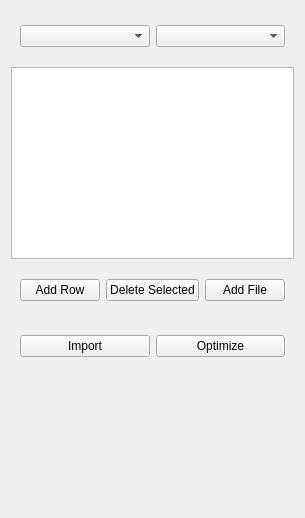
              <widget class="QWidget" name="tab_17">
               <attribute name="title">
                <string>Cell parameter</string>
               </attribute>
               <layout class="QVBoxLayout" name="verticalLayout_55">
                <item>
                 <widget class="QFrame" name="frame_4">
                  <property name="minimumSize">
                   <size>
                    <width>0</width>
                    <height>50</height>
                   </size>
                  </property>
                  <property name="maximumSize">
                   <size>
                    <width>16777215</width>
                    <height>50</height>
                   </size>
                  </property>
                  <property name="frameShape">
                   <enum>QFrame::NoFrame</enum>
                  </property>
                  <property name="frameShadow">
                   <enum>QFrame::Raised</enum>
                  </property>
                  <layout class="QHBoxLayout" name="horizontalLayout_10">
                   <item>
                    <widget class="QComboBox" name="FormActionsPostComboCellParam"/>
                   </item>
                   <item>
                    <widget class="QComboBox" name="FormActionsPostComboCellParamX"/>
                   </item>
                  </layout>
                 </widget>
                </item>
                <item>
                 <widget class="QTableWidget" name="FormActionsPostTableCellParam">
                  <property name="minimumSize">
                   <size>
                    <width>0</width>
                    <height>100</height>
                   </size>
                  </property>
                 </widget>
                </item>
                <item>
                 <widget class="QFrame" name="frame">
                  <property name="minimumSize">
                   <size>
                    <width>0</width>
                    <height>50</height>
                   </size>
                  </property>
                  <property name="maximumSize">
                   <size>
                    <width>16777215</width>
                    <height>50</height>
                   </size>
                  </property>
                  <property name="frameShape">
                   <enum>QFrame::NoFrame</enum>
                  </property>
                  <property name="frameShadow">
                   <enum>QFrame::Raised</enum>
                  </property>
                  <layout class="QHBoxLayout" name="horizontalLayout_15">
                   <property name="topMargin">
                    <number>2</number>
                   </property>
                   <property name="bottomMargin">
                    <number>2</number>
                   </property>
                   <item>
                    <widget class="QPushButton" name="FormActionsPostButAddRowCellParam">
                     <property name="text">
                      <string>Add Row</string>
                     </property>
                    </widget>
                   </item>
                   <item>
                    <widget class="QPushButton" name="FormActionsPostButDeleteRowCellParam">
                     <property name="text">
                      <string>Delete Selected</string>
                     </property>
                    </widget>
                   </item>
                   <item>
                    <widget class="QPushButton" name="FormActionsPostButPlusCellParam">
                     <property name="styleSheet">
                      <string notr="true"/>
                     </property>
                     <property name="text">
                      <string>Add File</string>
                     </property>
                    </widget>
                   </item>
                  </layout>
                 </widget>
                </item>
                <item>
                 <widget class="QFrame" name="frame_21">
                  <property name="minimumSize">
                   <size>
                    <width>0</width>
                    <height>50</height>
                   </size>
                  </property>
                  <property name="maximumSize">
                   <size>
                    <width>16777215</width>
                    <height>50</height>
                   </size>
                  </property>
                  <property name="frameShape">
                   <enum>QFrame::NoFrame</enum>
                  </property>
                  <property name="frameShadow">
                   <enum>QFrame::Raised</enum>
                  </property>
                  <layout class="QHBoxLayout" name="horizontalLayout_16">
                   <property name="topMargin">
                    <number>2</number>
                   </property>
                   <property name="bottomMargin">
                    <number>2</number>
                   </property>
                   <item>
                    <widget class="QPushButton" name="FormActionsPostButPlusDataCellParam">
                     <property name="text">
                      <string>Import</string>
                     </property>
                    </widget>
                   </item>
                   <item>
                    <widget class="QPushButton" name="FormActionsPostButOptimizeCellParam">
                     <property name="text">
                      <string>Optimize</string>
                     </property>
                    </widget>
                   </item>
                  </layout>
                 </widget>
                </item>
                <item>
                 <widget class="QFrame" name="frame_3">
                  <property name="enabled">
                   <bool>true</bool>
                  </property>
                  <property name="minimumSize">
                   <size>
                    <width>0</width>
                    <height>130</height>
                   </size>
                  </property>
                  <property name="frameShape">
                   <enum>QFrame::NoFrame</enum>
                  </property>
                  <property name="frameShadow">
                   <enum>QFrame::Raised</enum>
                  </property>
                  <widget class="QLabel" name="FormActionsPostLabelCellParamOptimExpr">
                   <property name="geometry">
                    <rect>
                     <x>20</x>
                     <y>70</y>
                     <width>141</width>
                     <height>16</height>
                    </rect>
                   </property>
                   <property name="text">
                    <string/>
                   </property>
                  </widget>
                  <widget class="QLabel" name="FormActionsPostLabelCellParamFig">
                   <property name="geometry">
                    <rect>
                     <x>10</x>
                     <y>0</y>
                     <width>321</width>
                     <height>41</height>
                    </rect>
                   </property>
                   <property name="text">
                    <string/>
                   </property>
                  </widget>
                  <widget class="QLabel" name="FormActionsPostLabelCellParamOptimExpr2">
                   <property name="geometry">
                    <rect>
                     <x>20</x>
                     <y>100</y>
                     <width>151</width>
                     <height>16</height>
                    </rect>
                   </property>
                   <property name="text">
                    <string/>
                   </property>
                  </widget>
                  <widget class="QLabel" name="FormActionsPostLabelCellParamOptimExpr3">
                   <property name="geometry">
                    <rect>
                     <x>200</x>
                     <y>70</y>
                     <width>121</width>
                     <height>16</height>
                    </rect>
                   </property>
                   <property name="text">
                    <string/>
                   </property>
                  </widget>
                  <widget class="QLabel" name="FormActionsPostLabelCellParamOptimExpr4">
                   <property name="geometry">
                    <rect>
                     <x>200</x>
                     <y>100</y>
                     <width>121</width>
                     <height>16</height>
                    </rect>
                   </property>
                   <property name="text">
                    <string/>
                   </property>
                  </widget>
                 </widget>
                </item>
               </layout>
              </widget>
